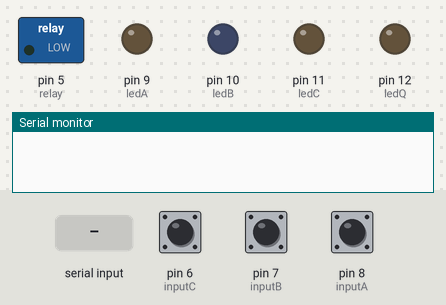
This program was run on a simulated Arduino Uno, built with avr-gcc and run on an emulated ATmega328P. Shown: switched loads named in the program (green lamp = pin HIGH), output pins drawn as LEDs (lit = HIGH), the last lines printed to the serial monitor. Dashed ring = blinking. Inputs (shaded band) come from the test bench; at power-on: pin 6 (inputC) HIGH, pin 7 (inputB) HIGH, pin 8 (inputA) HIGH.

Above: at 1.2 s.
1.3 s: pin 6 (inputC) pulled LOW for 1 s
At 1.7 s:
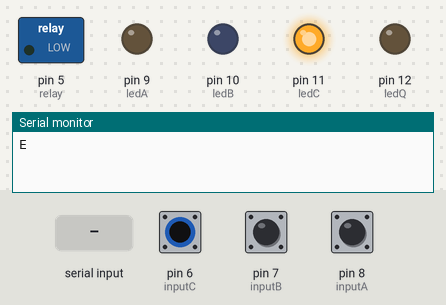
4.3 s: pin 7 (inputB) pulled LOW for 3.2 s
At 4.5 s:
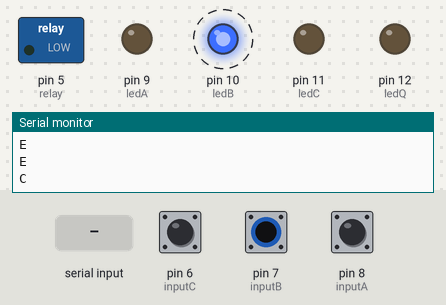
9.0 s: pin 8 (inputA) pulled LOW for 3.2 s
At 9.3 s:
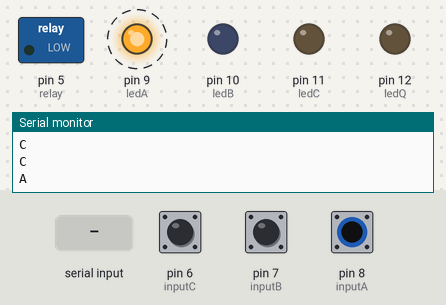
13.7 s: "Q" received over Serial
At 14.2 s:
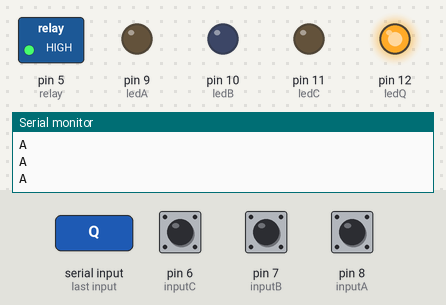
15.9 s: pin 6 (inputC) pulled LOW for 3.2 s
At 16.1 s:
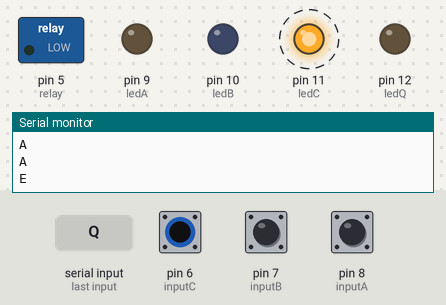
20.6 s: pin 6 (inputC) driven LOW and pin 7 (inputB) driven LOW
At 21.3 s:
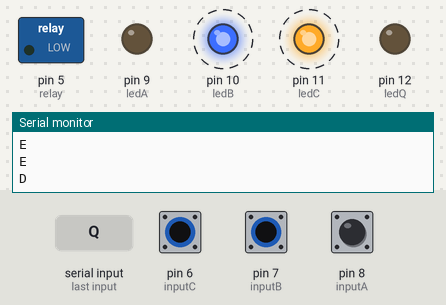
Timing chart, 0 to 24.6 s (numbered marks = the images above; inputs shaded):
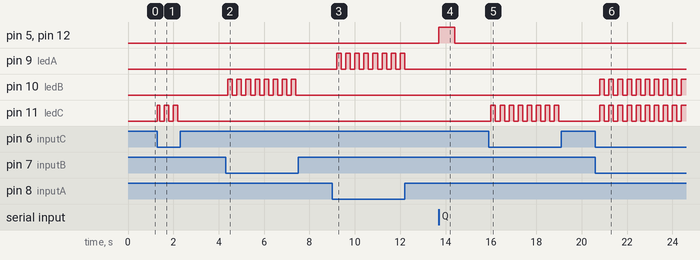

The program:

main.cpp
```cpp
#include <Arduino.h>
#include "Event.h"
#include <avr/wdt.h>

const int inputA = 8;
const int inputB = 7;
const int inputC = 6;
const int relay = 5;

const int ledC = 11;
const int ledB = 10;
const int ledA = 9;
const int ledQ = 12;

Event Send = Event(500);

uint8_t pulse;
unsigned long previousMillis;

void setup()
{
  pinMode(inputA, INPUT_PULLUP);
  pinMode(inputB, INPUT_PULLUP);
  pinMode(inputC, INPUT_PULLUP);
  pinMode(relay, OUTPUT);

  pinMode(ledA, OUTPUT);
  pinMode(ledB, OUTPUT);
  pinMode(ledC, OUTPUT);
  pinMode(ledQ, OUTPUT);
  Serial.begin(9600);
  wdt_enable(WDTO_1S);
}

void loop()
{
  wdt_reset();
  int inputStatus = 0;
  if (digitalRead(inputA) == LOW)
  {
    inputStatus += 1;
    if ((millis() % 400) < 200)
      digitalWrite(ledA, HIGH);
    else
      digitalWrite(ledA, LOW);
  }
  else
  {
    digitalWrite(ledA, LOW);
  }

  if (digitalRead(inputB) == LOW)
  {
    inputStatus += 2;
    if ((millis() % 400) < 200)
      digitalWrite(ledB, HIGH);
    else
      digitalWrite(ledB, LOW);
  }
  else
  {
    digitalWrite(ledB, LOW);
  }

  if (digitalRead(inputC) == LOW)
  {
    inputStatus += 4;
    if ((millis() % 400) < 200)
      digitalWrite(ledC, HIGH);
    else
      digitalWrite(ledC, LOW);
  }
  else
  {
    digitalWrite(ledC, LOW);
  }

  if (inputStatus > 0)
  {
    if (Send.getEvent())
    {
      switch (inputStatus)
      {
      case 1:
        Serial.println('A');
        break;
      case 2:
        Serial.println('C');
        break;
      case 3:
        Serial.println('B');
        break;
      case 4:
        Serial.println('E');
        break;
      case 5:
        Serial.println('H');
        break;
      case 6:
        Serial.println('D');
        break;
      case 7:
        Serial.println('G');
        break;
      }
    }
  }

  if (Serial.available())
  {
    char in;
    in = Serial.read();
    if (in == 'Q')
    {
      pulse = 1;
      previousMillis = millis();
      digitalWrite(relay, HIGH);
      digitalWrite(ledQ, HIGH);
    }
  }

  if (pulse)
  {
    if (millis() - previousMillis >= 700)
    {
      digitalWrite(relay, LOW);
      digitalWrite(ledQ, LOW);
      pulse = 0;
    }
  }
}
```

Event.cpp
```cpp
#include "Event.h"
bool Event::getEvent(){
    unsigned long currentMillis = millis();
    if (currentMillis - previousMillis >= interval) {
        previousMillis = currentMillis;
        return true;
    }
    else return false;
}
void Event::setEvent(int milli_second){
    this->interval = milli_second;
}

Event::Event(int milli_second)
{
    this->interval = milli_second;
    this->previousMillis=millis();
}

Event::~Event()
{
}
```

Event.h
```cpp
#ifndef Event_H
#define Event_H

#include <Arduino.h>
class Event
{
private:
    unsigned long previousMillis,interval ;
public:
    Event(int milli_second);
    bool getEvent();
    void setEvent(int milli_second);
    ~Event();
};
// Existing code goes here

#endif
```

Measured:
- after the input at 1.3 s, pin 11 (ledC): LOW → HIGH at once, then repeats every 0.40 s: LOW 0.20 s, HIGH 0.20 s, until it stays LOW from 2.2 s
- after the input at 4.3 s, pin 10 (ledB): alternates HIGH for 0.20 s and LOW for 0.20 s, 16 changes in all, then stays LOW, starting after 0.10 s
- after the input at 9.0 s, pin 9 (ledA): alternates HIGH for 0.20 s and LOW for 0.20 s, 16 changes in all, then stays LOW, starting after 0.20 s
- after the input at 13.7 s, pin 5 (relay), pin 12 (ledQ): LOW → HIGH at once, → LOW 0.70 s later
- after the input at 15.9 s, pin 11 (ledC): alternates HIGH for 0.20 s and LOW for 0.20 s, 16 changes in all, then stays LOW, starting after 0.10 s
- after the input at 20.6 s, pin 10 (ledB), pin 11 (ledC): alternates HIGH for 0.20 s and LOW for 0.20 s, starting after 0.20 s
